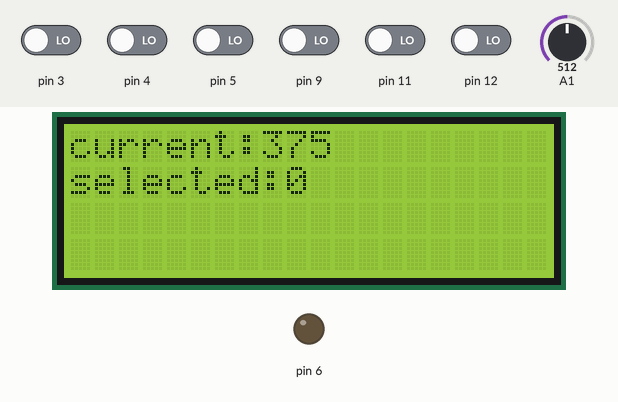
A sketch run on a simulated Arduino Uno, built with avr-gcc and run on an emulated ATmega328P. Shown: 20×4 character LCD, output pins drawn as LEDs (lit = HIGH). Dashed ring = blinking. The test bench sets the inputs (shaded band); at power-on: pin 3–5, pin 9, pin 11, pin 12 LOW, A1 = 512.

Above: at 1.2 s.
1.3 s: pin 3 driven HIGH
At 1.49 s:
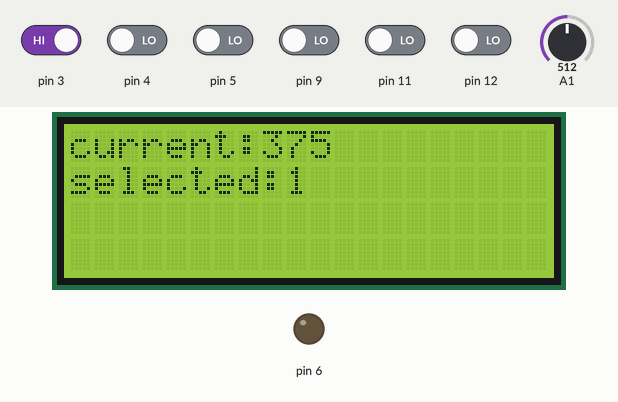
2.8 s: A1 set to 127
At 3.06 s:
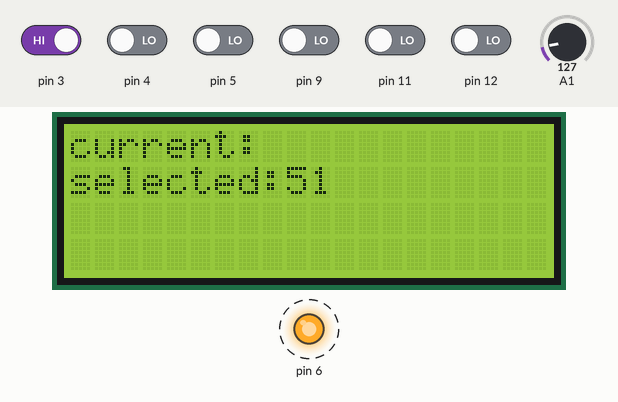
5.8 s: pin 4 driven HIGH
At 6.5 s:
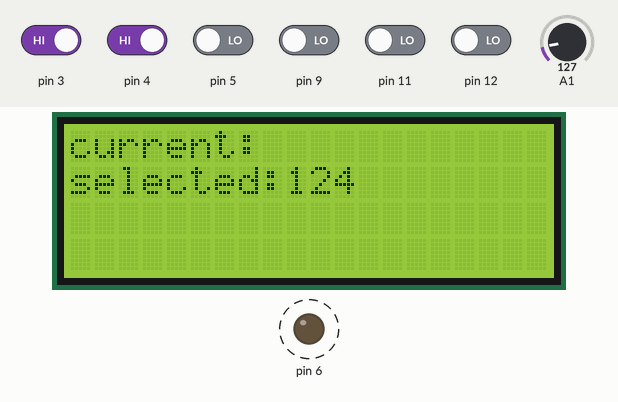
8.8 s: pin 5 driven HIGH
At 10.0 s:
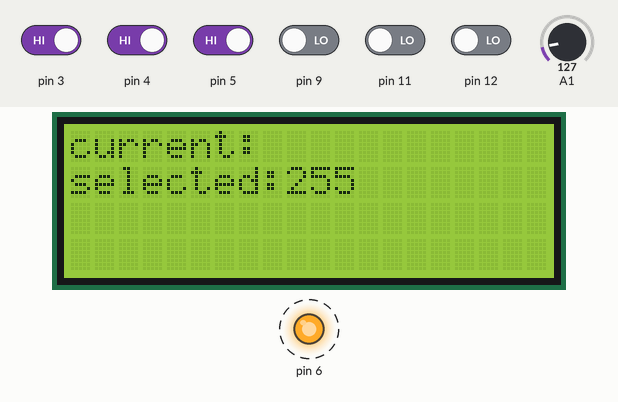
10.3 s: A1 set to 147
13.3 s: A1 set to 306
Timing chart, 0 to 63.8 s (numbered marks = the images above; inputs shaded):
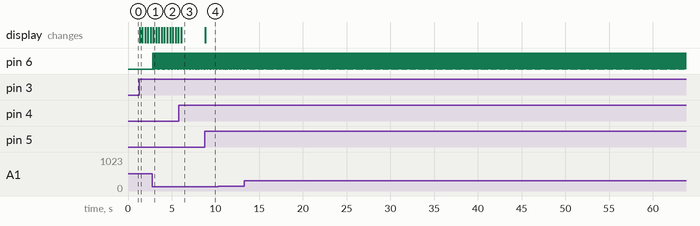

The sketch:

sketch_oct08a.ino
```cpp
/* I2C LCD with Arduino example code. More info: https://www.makerguides.com */

// Include the libraries:
// LiquidCrystal_I2C.h: https://github.com/johnrickman/LiquidCrystal_I2C
#include <Wire.h> // Library for I2C communication
#include <LiquidCrystal_I2C.h> // Library for LCD
#include <EEPROM.h>

// Wiring: SDA pin is connected to A4 and SCL pin to A5.
// Connect to LCD via I2C, default address 0x27 (A0-A2 not jumpered)
LiquidCrystal_I2C lcd = LiquidCrystal_I2C(0x3F, 20, 4); // Change to (0x27,16,2) for 16x2 LCD.

int presetTemp[3];
void readDataEeprom()
{
  for(int i = 0; i < 3; i++)
  {
    presetTemp[i] = EEPROM.read(i);
  }
}

void writeDataEeprom()
{
  for(int i = 0; i < 3; i++)
  {
    EEPROM.update(i,presetTemp[i]);
  }
}

void setup() {
  // Initiate the LCD:
  lcd.init();
  lcd.backlight();
  pinMode(A1,INPUT);
  pinMode(3,INPUT);
  pinMode(4,INPUT);
  pinMode(5,INPUT);
  pinMode(6,OUTPUT);
  pinMode(9,INPUT);
  pinMode(11,INPUT);
  pinMode(12,INPUT);
  readDataEeprom();
}
int PWM = 0;
int out = 0;
int presetNum = -1;
void loop() {
  if(digitalRead(3) == HIGH)
    PWM++;
  if(digitalRead(4) == HIGH)
    PWM--;
  if(digitalRead(9) == HIGH) {
    presetNum = 0;
    PWM = presetTemp[0];
  }
  if(digitalRead(5) == HIGH) {
    presetNum = 1;
    PWM = presetTemp[1];
  }
  if(digitalRead(11) == HIGH)
  {
    presetNum = 2;
    PWM = presetTemp[2];
  }
  if(digitalRead(12) == HIGH)
  {
    if(presetNum >= 0)
    {
      presetTemp[presetNum] = PWM;
    }
    writeDataEeprom();
  }

  if(PWM > 400 || PWM < 0 )
    PWM = 0;
  lcd.setCursor(0, 1);
  lcd.print("selected:   ");
  lcd.setCursor(9, 1);
  //int PWM = map(analogRead(A0),0,1023,0,400);
  lcd.print(PWM);
  lcd.setCursor(0, 0);
  lcd.print("current:     ");
  lcd.setCursor(8, 0);
  if(out == 1){
    digitalWrite(6,0);
  delay(10);
  }
  int temperature = (int)analogRead(A1);
  digitalWrite(6,out);
  int tmp = (temperature < 137)?0:temperature - 137;
  lcd.print(tmp);
  if(tmp < PWM) {
    out = 1;
  } else {
    out = 0;  ;
  }
}
```

Measured:
- after the input at 1.3 s, the display: changes at once (image 1)
- after the input at 2.8 s, pin 6: alternates HIGH for 0.03 s and LOW for 0.01 s, starting at once
- after the input at 8.8 s, the display: changes at once (image 4)
